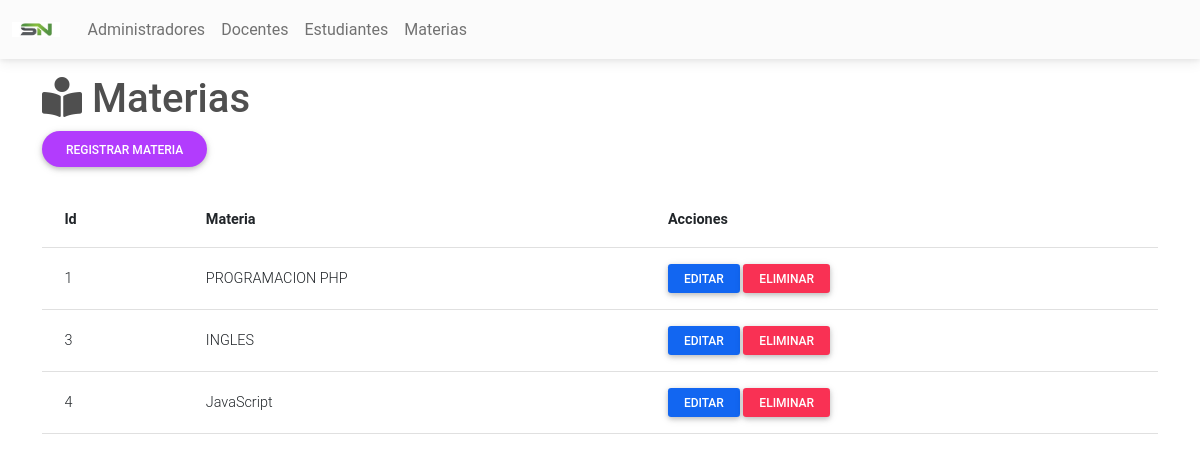
Page /Materias/Pages/index.php (signed in) on the committed database.
### tables this page shows
CREATE TABLE `materias` (
  `ID_MATERIA` int(15) NOT NULL,
  `MATERIA` varchar(30) NOT NULL
);

### Conexion.php (called while the page is built, shortened)
<?php
class Conexion{
    private $drive = "mysql";
    private $host = "localhost";
    private $dbname = "notas";
    private $usuario = "root";
    private $contrasena = "";
    public function __construct()
    {
        try {
            $db = new PDO("{$this->drive}:host={$this->host};dbname={$this->dbname}", $this->usuario, $this->contrasena);
            $db->setAttribute(PDO::ATTR_ERRMODE, PDO::ERRMODE_EXCEPTION);
            return $db;
        } catch (PDOException $e) {
            echo "Ha surgido un error: Detalle: " . $e->getMessage();
        }
    }
}
?>

### Materias/Modelo/Materias.php (called while the page is built, shortened)
<?php
require_once("../../Conexion.php");
class Materias extends Conexion {
    public function __construct(){
        $this->db = parent::__construct();
    }
    public function get(){
        $rows = null;
        $statement = $this->db->prepare("SELECT * FROM materias");
        $statement->execute();
        while($result = $statement->fetch()){
            $rows[] = $result;
        }
        return $rows;
    }
}
?>

### Materias/Pages/index.php (the view, shortened to what this page needs)
<?php
require_once("../Modelo/Materias.php");
$ModeloMaterias = new Materias();
$Materias = $ModeloMaterias->get();
?>
<!DOCTYPE html>
<html lang="en">
<head>
</head>
<body>
    <?php include("../../cabecera.php"); ?>
    <div class="container mt-3">
        <h1><i class="fas fa-book-reader"></i> Materias</h1>
        <a href="add.php" class="btn btn-secondary btn-rounded">Registrar Materia</a><br><br>
        <table class="table align-middle">
            <tr>
                <th class="fw-bold">Id</th>
                <th class="fw-bold">Materia</th>
                <th class="fw-bold">Acciones</th>
            </tr>
            <?php
            if ($Materias != null) {
                foreach ($Materias as $Materia) {
            ?>
                    <tr>
                        <td><?php echo $Materia['ID_MATERIA'] ?></td>
                        <td><?php echo $Materia['MATERIA'] ?></td>
                        <td>
                            <a href="edit.php?Id=<?php echo $Materia['ID_MATERIA'] ?>" class="btn btn-primary btn-sm px-3">Editar</a>
                            <a href="delete.php?Id=<?php echo $Materia['ID_MATERIA'] ?>" class="btn btn-danger btn-sm px-3">Eliminar</a>
                        </td>
                    </tr>
            <?php
                }
            }
            ?>
        </table>
</body>
</html>

### rows in the picture
materias: ID_MATERIA "1", MATERIA "PROGRAMACION PHP"
materias: ID_MATERIA "3", MATERIA "INGLES"
materias: ID_MATERIA "4", MATERIA "JavaScript"
